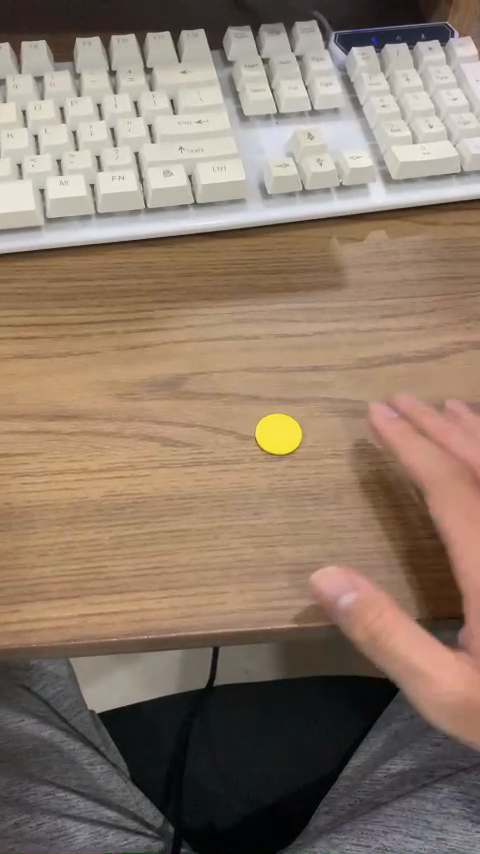
#> input picture frame 30 of Nguyen/coinIdentify/input_video.mp4, 480 x 854 px
$ python coinIdentify.py
#> lines starting #> are read from the running program, lines starting #| are printed output that depends on the picture; after the words box and inside, x2 and y2 are one past the last pixel; in counts of white or black regions, pixels touching at a corner belong together
#> in main, frame is the input picture: shape (854, 480, 3); mean B, G, R 107, 123, 141.7
import cv2
import numpy as np

# Mở video từ tệp tin
video_capture = cv2.VideoCapture('input_video.mp4')  # Thay 'ten_file_video.mp4' bằng tên tệp tin video của bạn

# Lấy kích thước video từ video gốc
frame_width = int(video_capture.get(3))
frame_height = int(video_capture.get(4))

# Xác định codec và tạo đối tượng VideoWriter
out = cv2.VideoWriter('output_video.mp4', cv2.VideoWriter_fourcc(*'mp4v'), 30, (frame_width, frame_height))


def find_yellow_coins(frame):
    # Chuyển đổi frame sang không gian màu HSV
    hsv = cv2.cvtColor(frame, cv2.COLOR_BGR2HSV)
#> hsv: shape (854, 480, 3); mean H, S, V 36.7, 66.9, 142.6

    # Đặt ngưỡng cho màu vàng trong không gian màu HSV
    lower_yellow = np.array([20, 100, 100])
    upper_yellow = np.array([40, 255, 255])

    # Tìm các vùng màu vàng trong frame
    yellow_mask = cv2.inRange(hsv, lower_yellow, upper_yellow)
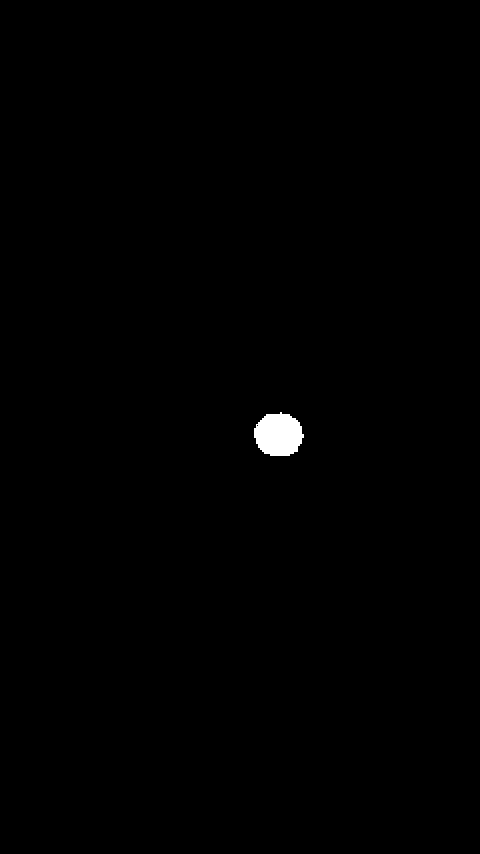
#> yellow_mask: shape (854, 480); 0.41% white; 1 white region

    # Tìm contour của các vùng màu vàng
    contours, _ = cv2.findContours(yellow_mask, cv2.RETR_EXTERNAL, cv2.CHAIN_APPROX_SIMPLE)
#> contours = 1 contour; box (x1, y1, x2, y2) and area: (254, 412, 304, 456) 1612

    # Vẽ hình chữ nhật xung quanh các đồng xu màu vàng
    for contour in contours:
        x, y, w, h = cv2.boundingRect(contour)
        cv2.rectangle(frame, (x, y), (x + w, y + h), (0, 255, 0), 2)
#> this loop made 1 pass
#> (x, y, w, h) on pass 1: (254, 412, 50, 44)
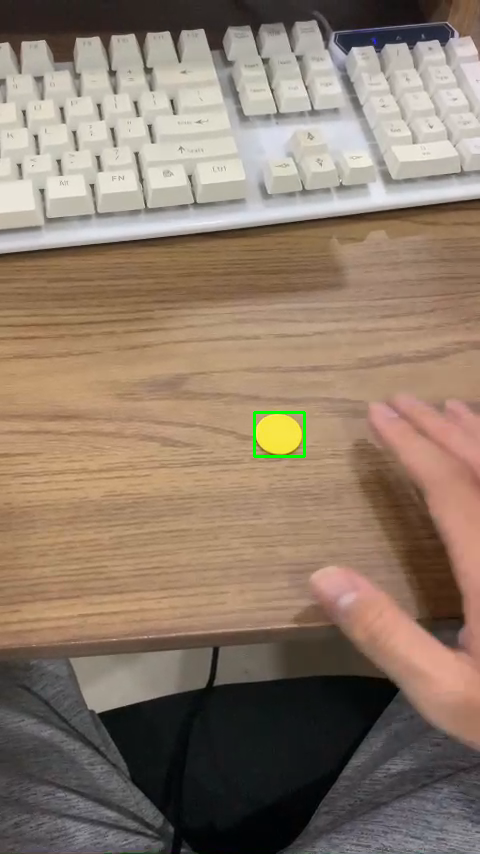
#> frame: shape (854, 480, 3); 0.14% of pixels changed, all inside (x1, y1, x2, y2) = (253, 411, 306, 458)

    return frame
def main():
    while True:
        ret, frame = video_capture.read()  # Đọc frame từ video
        if not ret:
            break
        find_yellow_coins(frame)
        # Ghi frame đã được xử lý vào video mới
        out.write(frame)

        # Hiển thị video và hình chữ nhật
        cv2.imshow('Video', frame)

        if cv2.waitKey(1) & 0xFF == ord('q'):
#> (key q is pressed here)
            break

    video_capture.release()  # Giải phóng video capture
    out.release()  # Giải phóng VideoWriter

if __name__ == "__main__":
    main()

$ run again, starting later in the video
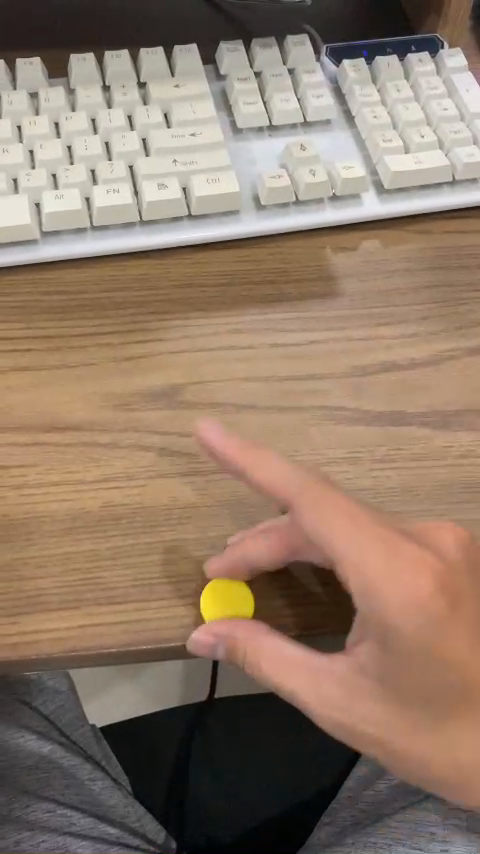
#> input picture frame 136 of Nguyen/coinIdentify/input_video.mp4, 480 x 854 px
#> in main, frame is the input picture: shape (854, 480, 3); mean B, G, R 105.7, 123.1, 144.4
#> hsv: shape (854, 480, 3); mean H, S, V 30.7, 70.3, 144.9
#> in find_yellow_coins, `yellow_mask = cv2.inRange(hsv, lower_yellow, upper_yellow)`:
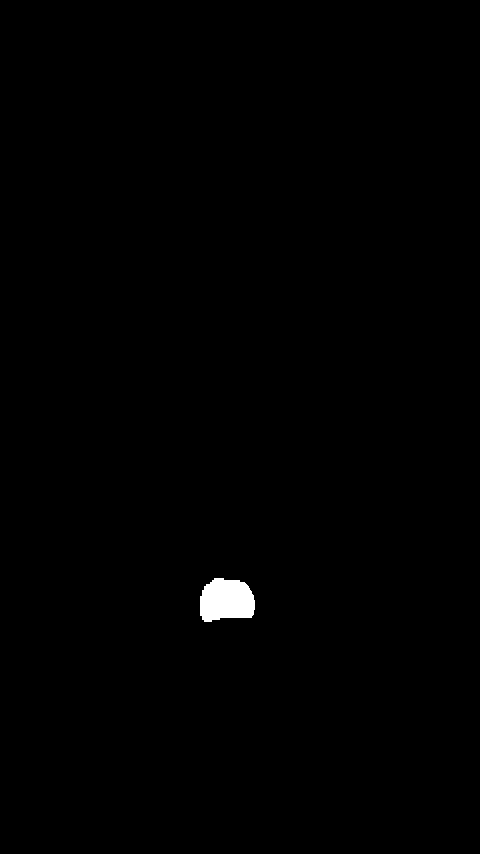
#> yellow_mask: shape (854, 480); 0.48% white; 1 white region
#> contours = 1 contour; box (x1, y1, x2, y2) and area: (200, 578, 255, 622) 1870
#> the loop in find_yellow_coins, `for contour in contours:` made 1 pass
#> (x, y, w, h) on pass 1: (200, 578, 55, 44)
#> after the loop in find_yellow_coins, `for contour in contours:`:
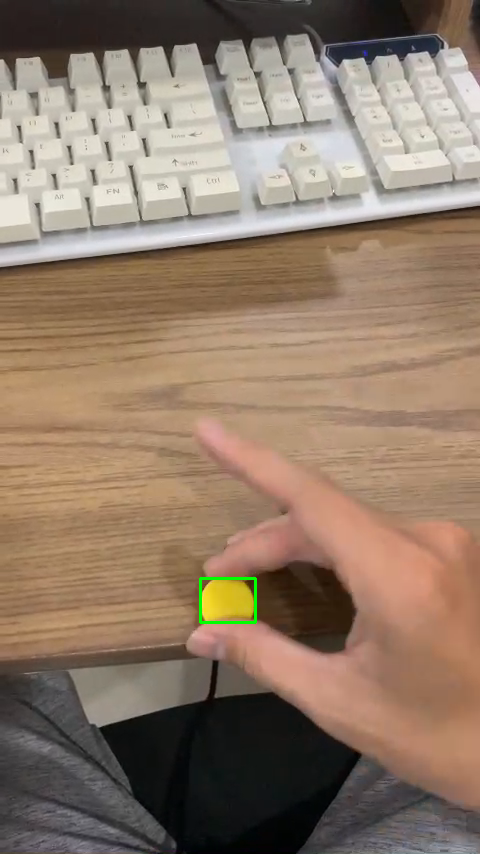
#> frame: shape (854, 480, 3); 0.14% of pixels changed, all inside (x1, y1, x2, y2) = (199, 577, 257, 624)
